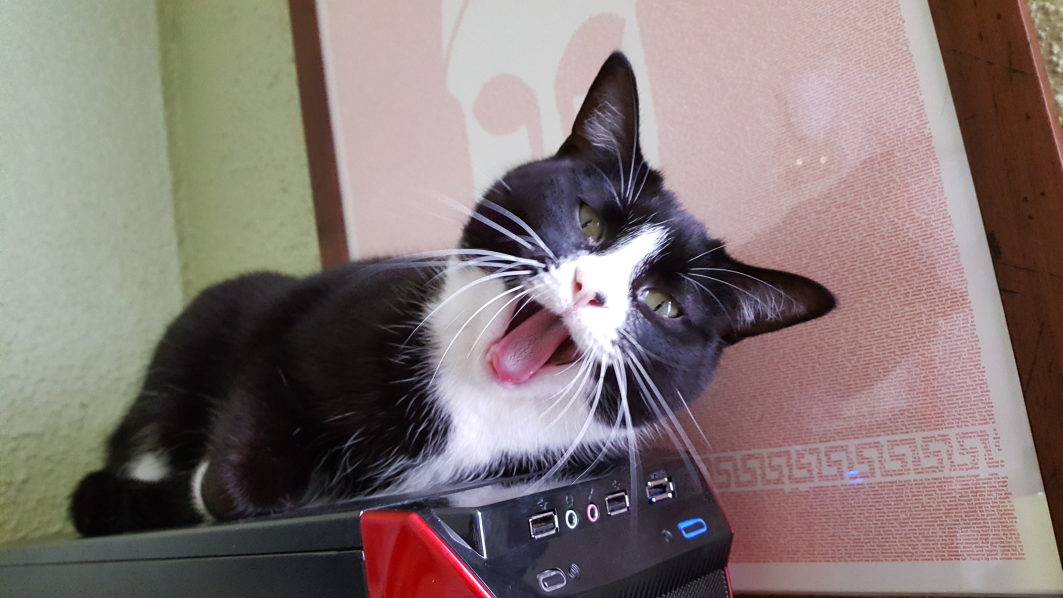
#> input picture 17_Images/2019_07_29.jpg, 5312 x 2988 px, given in place of catlogo.png, which was not available (shown at 1/5 size)
$ python addLogo.py
#> lines starting #> are read from the running program, lines starting #| are printed output that depends on the picture
import os
from PIL import Image

square_fit_size = 300
logo_filename = 'catlogo.png'

logoIm = Image.open(logo_filename)
#> logoIm is the input picture: PIL image 5312x2988 RGB; mean R, G, B 131.3, 118.1, 116

logoWidth, logoHeight = logoIm.size
#> logoWidth = 5312; logoHeight = 2988

for filename in os.listdir('.'):
    print(filename)
    if not (filename.endswith('.png') or filename.endswith('.jpg')) \
        or filename == logo_filename:
        continue   # skip non-image files and the logo file itself

    im = Image.open(filename)
    width, height = im.size
#> width = 5312; height = 2988

    if width > square_fit_size and height > square_fit_size:

        if width > height:

            height = int((square_fit_size/width) * height)
#> height = 168

            width = square_fit_size

        else:
            width = int((square_fit_size / height) * width)
            height = square_fit_size

       # print('Resizing %s...' % (filename))
    im = im.resize((width, height))
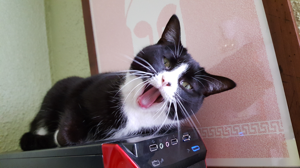
#> im: PIL image 300x168 RGB; mean R, G, B 131.3, 118.1, 116

#  print('adding logo to %s...' (filename))

#> (the run stopped early here; a loop or call above may not have finished)

$ run again, on 13_PDFandWordDocs/zophie.png
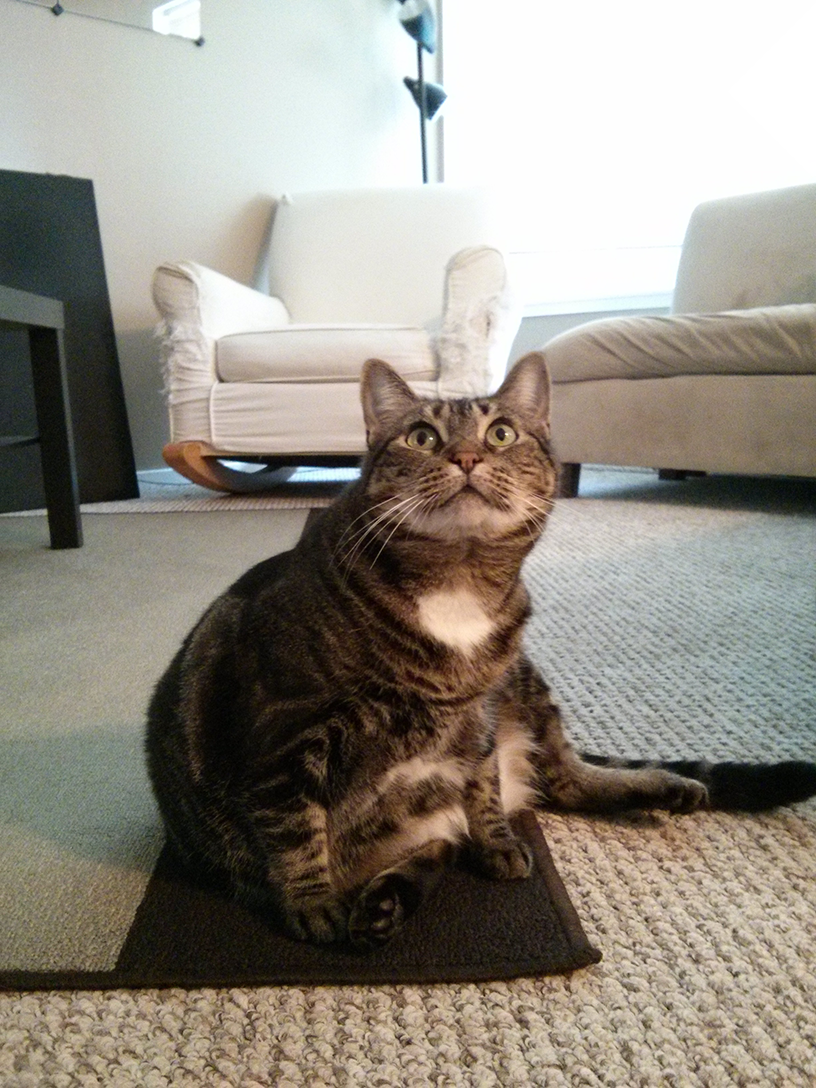
#> input picture 13_PDFandWordDocs/zophie.png, 816 x 1088 px, given in place of catlogo.png, which was not available
#> logoIm is the input picture: PIL image 816x1088 RGB; mean R, G, B 147, 141.1, 131.1
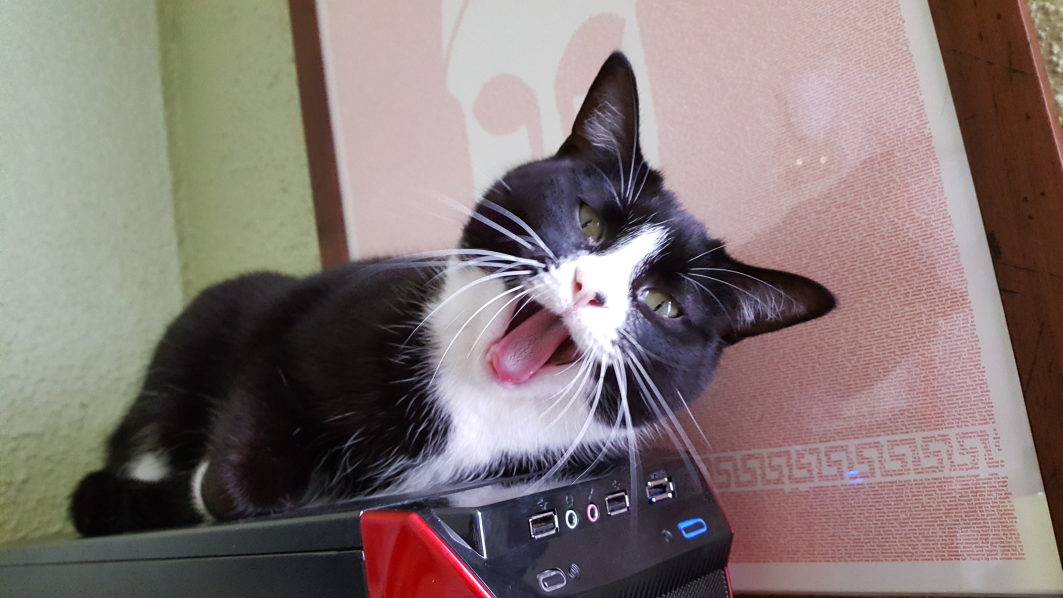
#> input picture 17_Images/2019_07_29.jpg, 5312 x 2988 px (shown at 1/5 size)
#> im is the input picture: PIL image 5312x2988 RGB; mean R, G, B 131.3, 118.1, 116
#> im: PIL image 300x168 RGB
